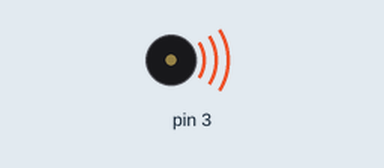
This sketch was run on a simulated Arduino Uno, built with avr-gcc and run on an emulated ATmega328P. Shown: buzzer (waves = sounding).

Above: at 0.5 s.
Timing chart, 0 to 13.0 s (numbered marks = the images above):
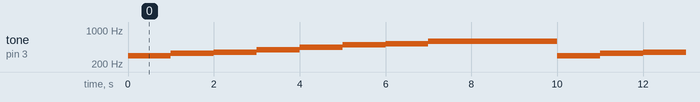

The sketch:

Notes_do-do_test.ino
```cpp
void setup() {
  pinMode(3,OUTPUT);
}

void loop() {
  tone (3,294);
  delay (1000);
  tone(3,330);
  delay(1000);
  tone (3,349);
  delay (1000);
  tone(3,392);
  delay(1000);
  tone (3,440);
  delay (1000);
  tone(3,494);
  delay(1000);
  tone (3,523);
  delay (1000);
  tone(3,587);
  delay(1000);
  pinMode(3,LOW);
  delay(2000);
}
```

Measured:
- by itself, tone on pin 3: repeats every 10.0 s: 330 Hz 1.0 s, 349 Hz 1.0 s, 392 Hz 1.0 s, 440 Hz 1.0 s, 494 Hz 1.0 s, 523 Hz 1.0 s, 587 Hz 3.0 s, 294 Hz 1.0 s
